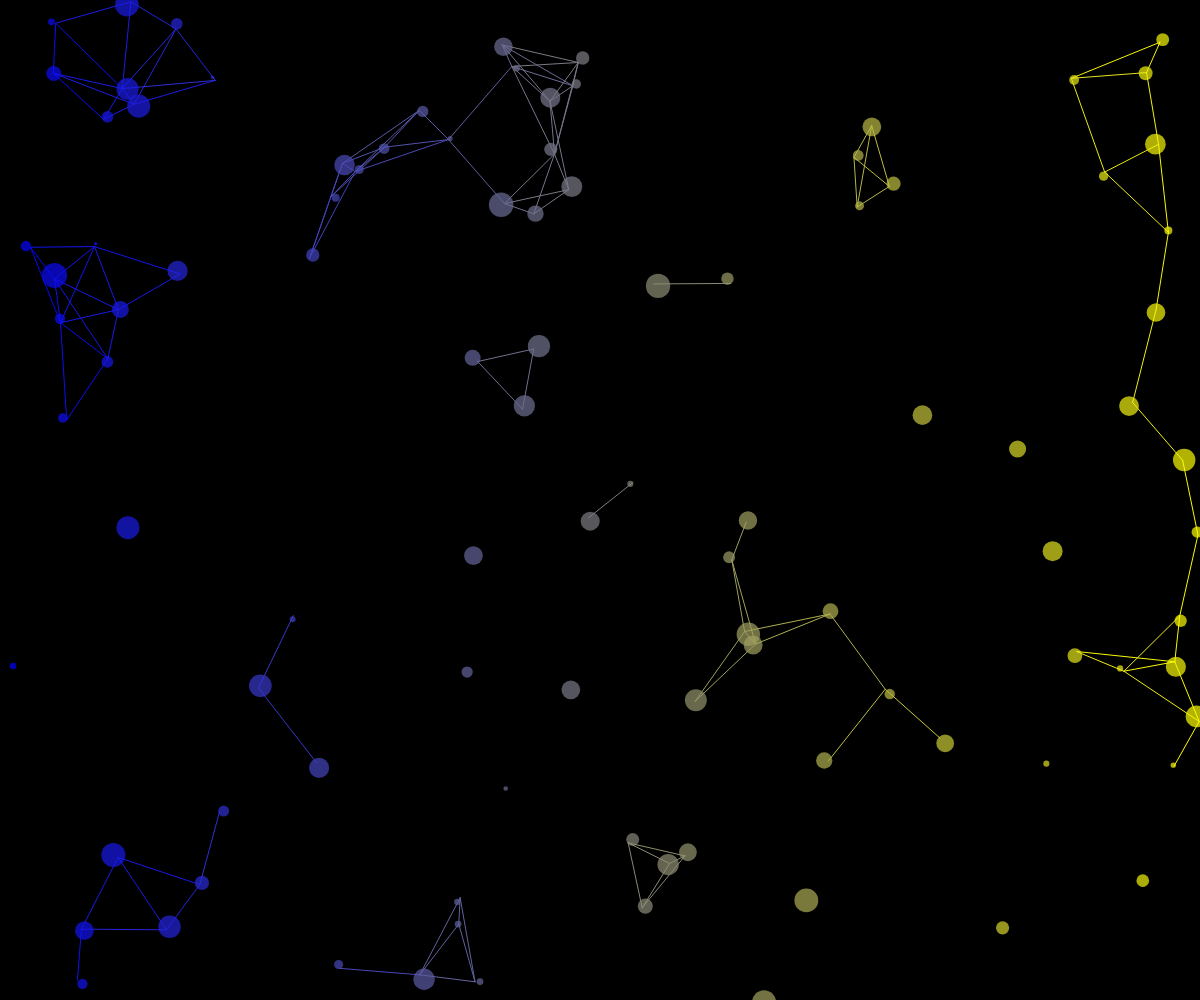
Frame 1 (no input)
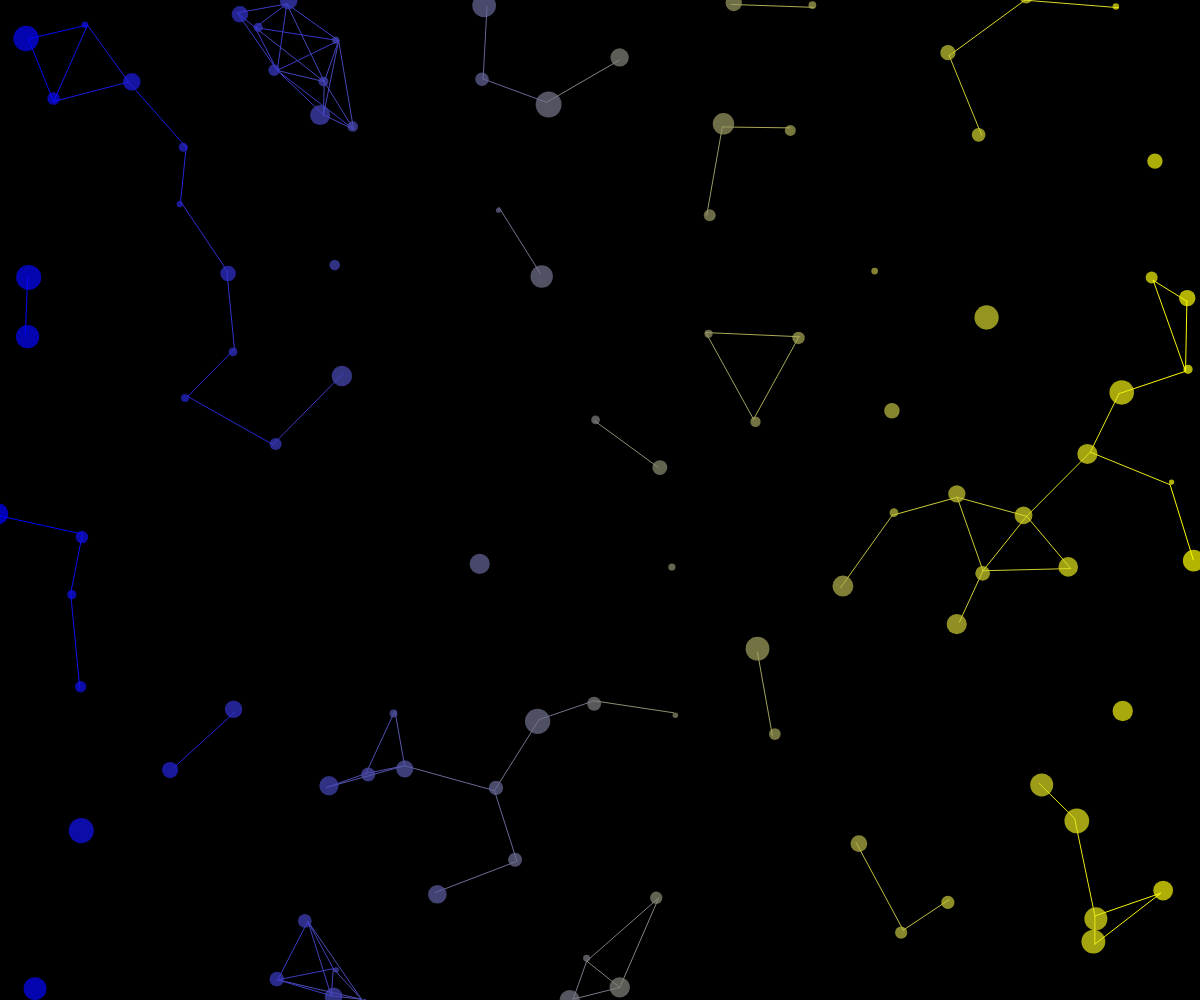
Frame 60 (no input)
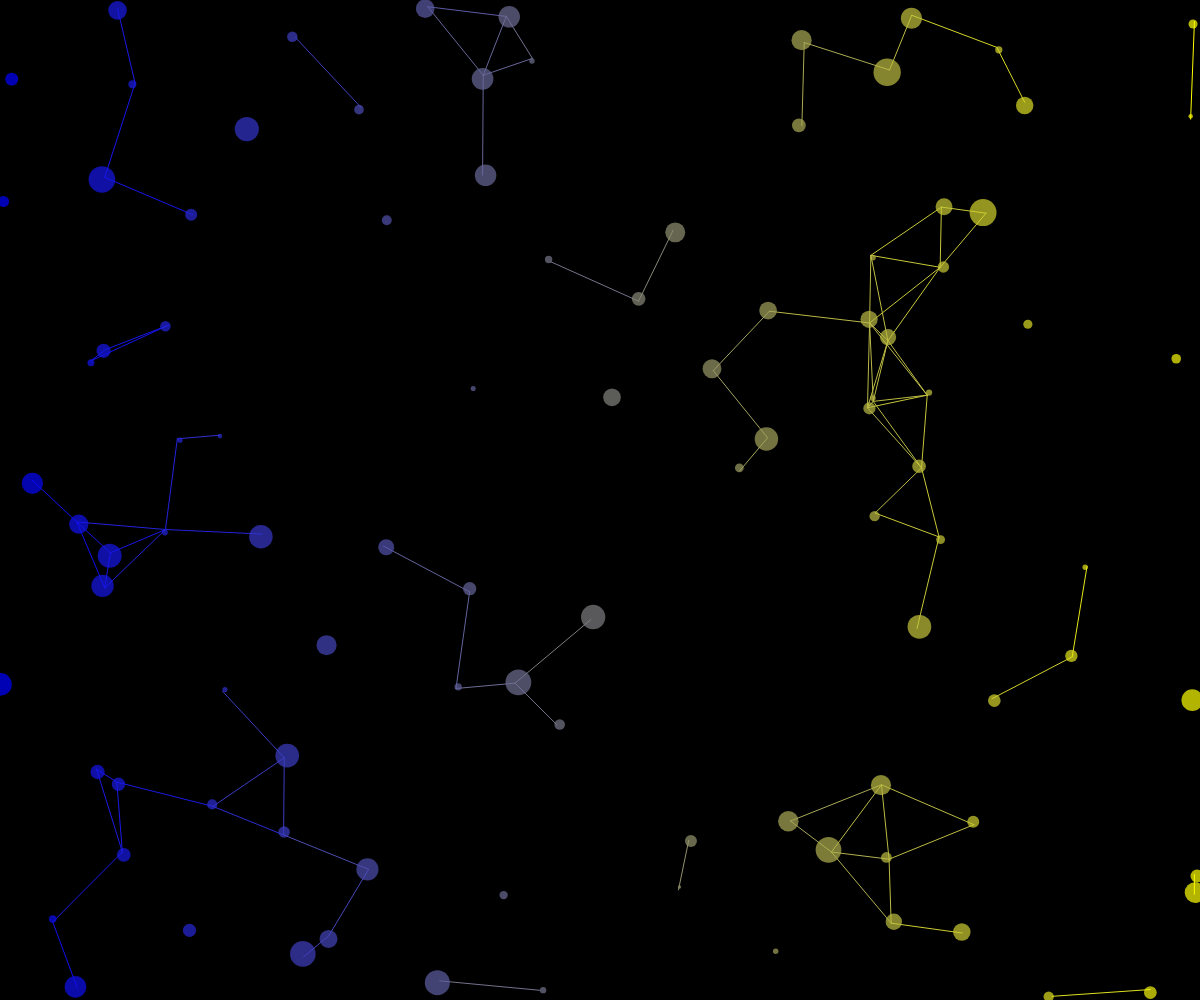
Frame 120 (the mouse pressed at the canvas centre since frame 60)

The p5.js sketch that drew these frames (run headless with seeded random() and noise() and a simulated clock; from frame 60 on, the mouse is pressed at the canvas centre):

// p5.js sketch
// ── sketch.js

var particle;
var particles = [];
const MAX_PARTICLES = 100;


function setup() {
  createCanvas(windowWidth, windowHeight);

  background("black");

  for (i = 0; i < MAX_PARTICLES; i += 1){
    particles.push(new Particle());
  }
}

function draw() {
  background("black");
  for (i = 0; i < particles.length ; i += 1){
    for (j = i; j < particles.length; j += 1){
      if (particles[i] != particles[j]){
        if (particles[i].within_range(particles[j])){
          particles[i].link(particles[j]);
          var repel_force = particles[i].repel(particles[j]);
          particles[i].applyForce(repel_force);
        }
      }
    }
    particles[i].move();
    particles[i].show();
  }
}


 function Particle() {
  this.colour = "white";
  this.position = createVector(random(windowWidth), random(windowHeight));
  this.speed = createVector(random(-5, 5), random(-5,5));
  this.acceleration = createVector(0.01,0.01);
  this.x = random(windowWidth);
  this.y = random(windowHeight);
  this.particle_range = 100;
  this.expanding = random([true, false]);
  this.MAX_DIAMETER = 25;
  this.MIN_DIAMETER = 5;
  this.diameter = random(this.MIN_DIAMETER, this.MAX_DIAMETER);
  this.pulse_rate = random([0.25, 0.5, 1, 1, 1.5, 2, 2.5]);


  this.applyForce = function(force){
    var f = force.copy();
    this.acceleration.add(f);
  };

  // is the particle within range of another (specific) particle?
  this.within_range = function(other){
    return (int(this.position.dist(other.position)) <= this.particle_range);
  };

  this.link = function(other){
    // link from the particle with the largest x value
    let link_to_particle = new Particle();
    let link_from_particle = new Particle();
    if (this.position.x > other.position.x){
      link_from_particle = this;
      link_to_particle = other;
    } else {
      link_to_particle = other;
      link_from_particle = this;
    }

    // the colour of the line depends on its horizontal location
    let colour = map(link_from_particle.position.x, 0, windowWidth, 0, 255);
    stroke(colour, colour, 256 - colour);
    line(link_from_particle.position.x, link_from_particle.position.y, link_to_particle.position.x, link_to_particle.position.y);
  };

  //repel other particles
  this.repel = function(other){
    // gravitational repulsion of particles
    var g = 10;

    var force = p5.Vector.sub(this.position,other.position);
    var distance = force.mag();
    distance = constrain(distance,5.0,25.0);
    force.normalize();
 
    var strength = (g * this.diameter) / (distance * distance);

    force.mult(strength);
    return force;
  };

  // make the particle expand and then contract
  this.pulse = function(){
  
    this.expanding ? this.diameter += this.pulse_rate : this.diameter -= this.pulse_rate;

    if (this.diameter >= this.MAX_DIAMETER || this.diameter <= this.MIN_DIAMETER) {
      this.expanding = !(this.expanding);
    } 

    ellipse(this.position.x, this.position.y, this.diameter, this.diameter);
  };

  this.show = function(){
    // the colour of the particle depends on its horizontal position on the screen 
  	let colour = map(this.position.x, 0, windowWidth, 0, 255);
  
    fill (colour, colour, 256 - colour, 180);
  
    noStroke();
    this.pulse();
  };

  this.move = function(){
    // particles 'wrap' around the screen
    if (this.position.x < 0){
      this.position.x = windowWidth;
    }
    if (this.position.x  > windowWidth){
      this.position.x = 0;
    }
    if (this.position.y  < 0) {
      this.position.y = windowHeight;
    }
    if (this.position.y  > windowHeight){
      this.position.y = 0;
    }

    this.speed.add(this.acceleration);
  	this.position.add(this.speed);
    this.speed.limit(3);

    //clear acceleration each frame
    this.acceleration.mult(0);
  };
}





// ── particle.js

 function Particle() {
  this.colour = "white";
  this.position = createVector(random(windowWidth), random(windowHeight));
  this.speed = createVector(random(-5, 5), random(-5,5));
  this.acceleration = createVector(0.01,0.01);
  this.x = random(windowWidth);
  this.y = random(windowHeight);
  this.particle_range = 100;
  this.expanding = random([true, false]);
  this.MAX_DIAMETER = 30;
  this.MIN_DIAMETER = 20;
  this.diameter = random(this.MIN_DIAMETER, this.MAX_DIAMETER);
  this.rotation = random(-5, 5);
  this.rotation_rate = random([-20, -10,-7, -5, -1, 1, 5, 7, 10, 20]);
  this.pulse_rate = random([0.25, 0.5, 1, 1, 1.5, 2, 2.5]);


  this.applyForce = function(force){
    var f = force.copy();
    this.acceleration.add(f);
  };

  // is the particle within range of another (specific) particle?
  this.withinRange = function(other){
    return (int(this.position.dist(other.position)) <= this.particle_range);
  };

  this.distanceTo = function(other){
    return (int(this.position.dist(other.position)));
  }

  this.changeDirection = function(){
    this.rotation_rate = -this.rotation_rate;
  };

  this.rotationRate = function(density){
    this.rotation_rate *= density * 5;
  }

  this.link = function(other){
    // link from the particle with the largest x value
    let link_to_particle = new Particle();
    let link_from_particle = new Particle();
    if (this.position.x > other.position.x){
      link_from_particle = this;
      link_to_particle = other;
    } else {
      link_to_particle = other;
      link_from_particle = this;
    }

    // the colour of the line depends on its horizontal location
    let colour = map(link_from_particle.position.x, 0, windowWidth, 0, 255);
    stroke(colour, colour, 256 - colour);
    line(link_from_particle.position.x, link_from_particle.position.y, link_to_particle.position.x, link_to_particle.position.y);
  };

  //repel other particles
  this.repel = function(other){
    // gravitational repulsion of particles
    var g = 10;

    var force = p5.Vector.sub(this.position,other.position);
    var distance = force.mag();
    distance = constrain(distance,5.0,25.0);
    force.normalize();
 
    var strength = (g * this.diameter) / (distance * distance);

    force.mult(strength);
    return force;
  };

  this.repelMouse = function(){
    var ms = createVector(mouseX, mouseY);
    var g = 1000;
    var force = p5.Vector.sub(this.position,ms);
    var distance = force.mag();
    force.normalize();
 
    var strength = (g * this.diameter) / (distance * distance);

    force.mult(strength);
    return force;
  };

  // make the particle expand and then contract
  this.pulse = function(){
  
    this.expanding ? this.diameter += this.pulse_rate : this.diameter -= this.pulse_rate;

    if (this.diameter >= this.MAX_DIAMETER || this.diameter <= this.MIN_DIAMETER) {
      this.expanding = !(this.expanding);
    } 
    push();
    translate(this.position.x, this.position.y);
    ellipseMode(CENTER);
    rotate(this.rotation);
    ellipse(0, 0, this.diameter, this.diameter / 3);
    ellipse(0, 0, this.diameter / 3, this.diameter);
    this.rotation += this.rotation_rate;
    pop();
  };

  this.show = function(){
    // the colour of the particle depends on its horizontal position on the screen 
  	let colour = map(this.position.x, 0, windowWidth, 0, 255);
  
    fill (colour, colour, 256 - colour, 180);
  
    noStroke();
    this.pulse();
  };

  this.move = function(){
    // particles 'wrap' around the screen
    if (this.position.x < 0){
      this.position.x = windowWidth;
    }
    if (this.position.x  > windowWidth){
      this.position.x = 0;
    }
    if (this.position.y  < 0) {
      this.position.y = windowHeight;
    }
    if (this.position.y  > windowHeight){
      this.position.y = 0;
    }

    this.speed.add(this.acceleration);
  	this.position.add(this.speed);
    this.speed.limit(3);

    //clear acceleration each frame
    this.acceleration.mult(0);
  };
}
